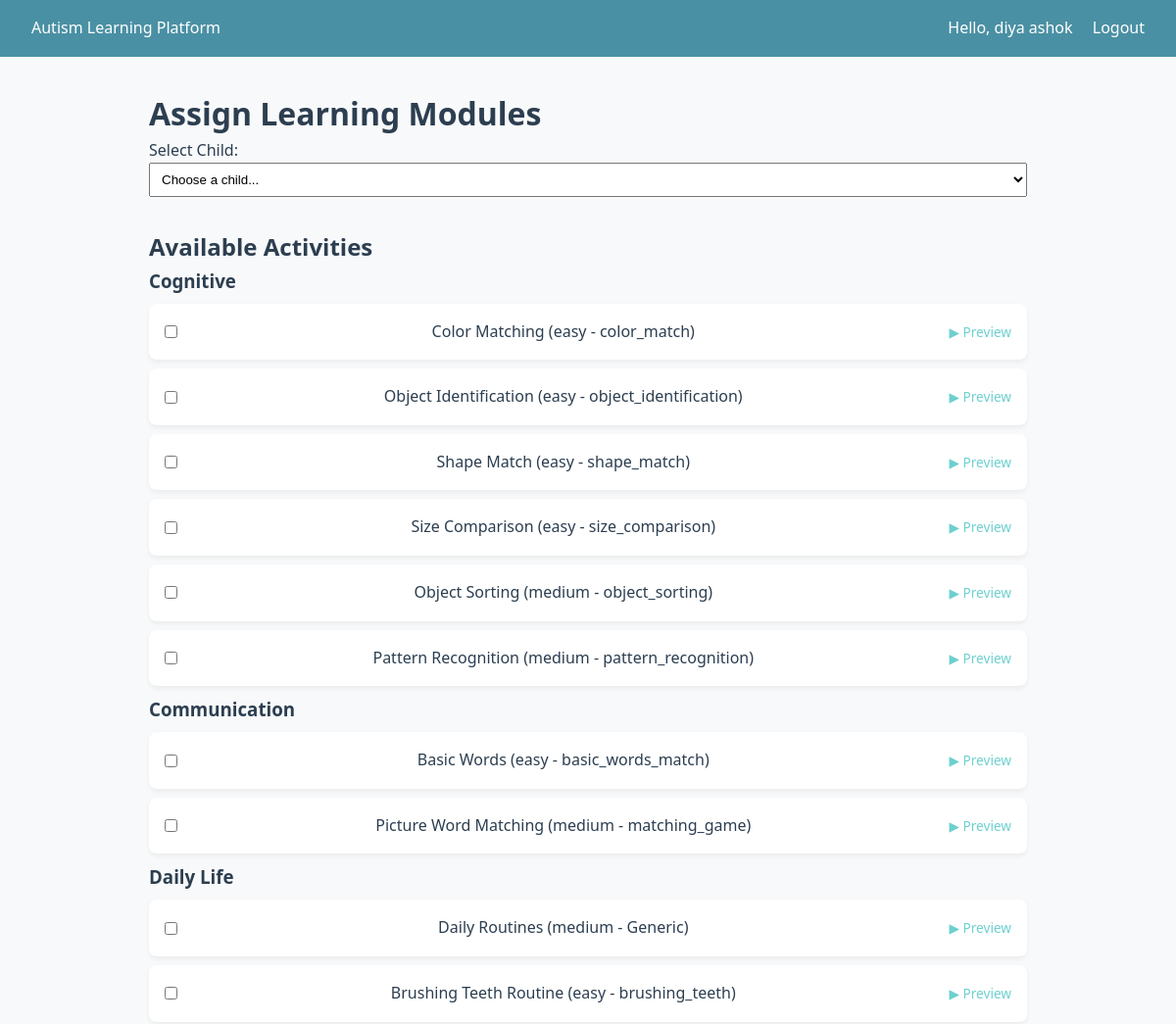
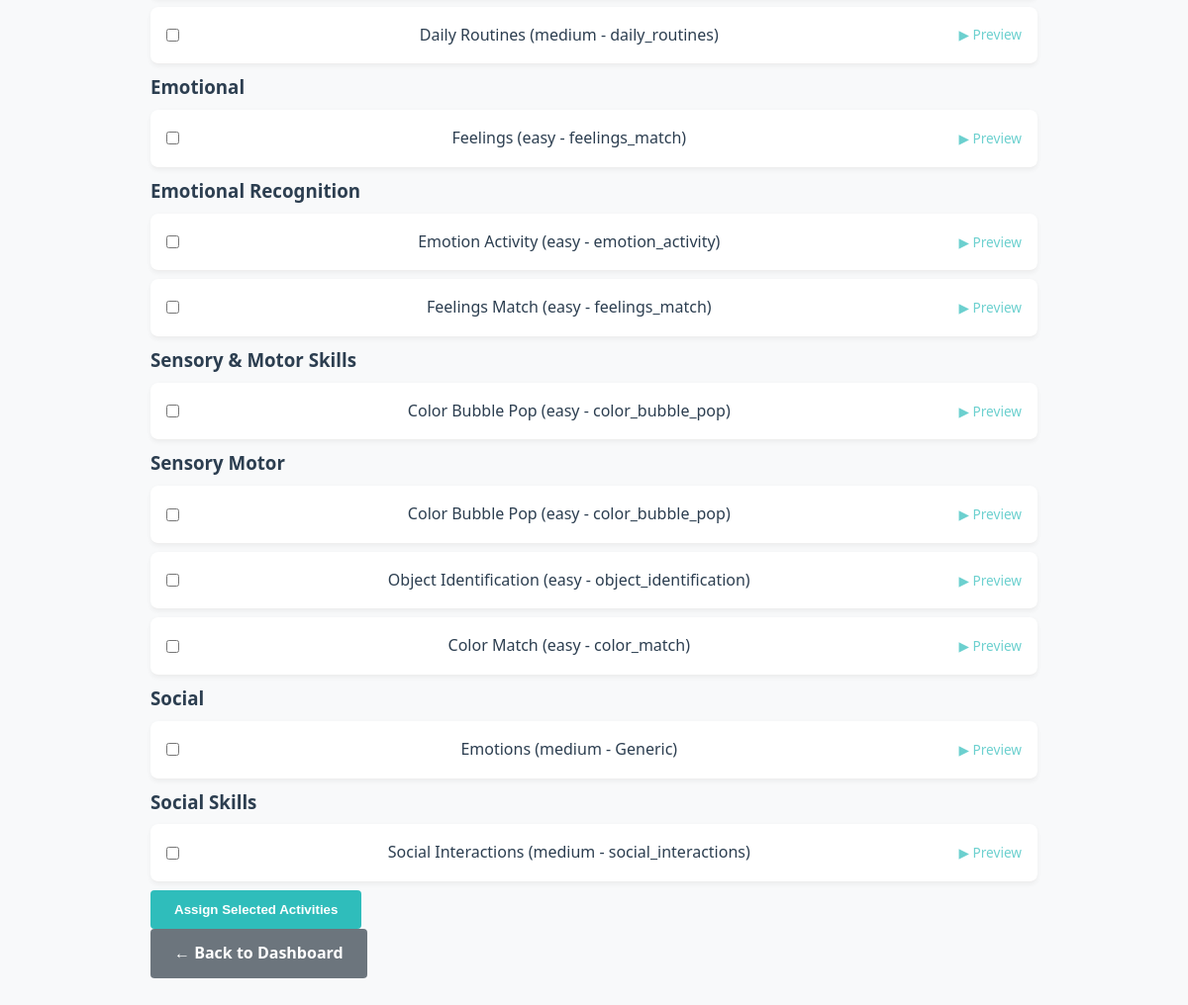
The app's page /children/assign-modules/ (signed in) with its own data (2 pictures, top to bottom).
### accounts/models.py (models this page shows, shortened)
class User(AbstractUser):
    class Role(models.TextChoices):
        ADMIN = "admin", "Administrator"
        PARENT = "parent", "Parent/Guardian"
        CHILD = "child", "Child (Learner)"
    role = models.CharField(max_length=10, choices=Role.choices, default=Role.PARENT)
    phone = models.CharField(max_length=20, blank=True)
    created_at = models.DateTimeField(auto_now_add=True)
    updated_at = models.DateTimeField(auto_now=True)

### learning/models.py (models this page shows, shortened)
class LearningModule(models.Model):
    class SkillCategory(models.TextChoices):
        COMMUNICATION = "communication", "Communication"
        SOCIAL = "social", "Social Skills"
        COGNITIVE = "cognitive", "Cognitive"
        DAILY = "daily", "Daily Life Skills"
        EMOTIONAL = "emotional", "Emotional Recognition"
    name = models.CharField(max_length=200)
    description = models.TextField(blank=True)
    category = models.CharField(
        max_length=20,
        choices=SkillCategory.choices,
        default=SkillCategory.COGNITIVE,
    )
    icon = models.ImageField(upload_to="module_icons/", blank=True, null=True)
    order = models.PositiveIntegerField(default=0)
    is_active = models.BooleanField(default=True)
    created_at = models.DateTimeField(auto_now_add=True)
    updated_at = models.DateTimeField(auto_now=True)
    class Meta:
        ordering = ["order", "name"]

class LearningActivity(models.Model):
    class Difficulty(models.TextChoices):
        EASY = "easy", "Easy"
        MEDIUM = "medium", "Medium"
        HARD = "hard", "Hard"
    module = models.ForeignKey(
        LearningModule,
        on_delete=models.CASCADE,
        related_name="activities",
    )
    title = models.CharField(max_length=200)
    description = models.TextField(blank=True)
    difficulty = models.CharField(
        max_length=10,
        choices=Difficulty.choices,
        default=Difficulty.EASY,
    )
    image = models.ImageField(upload_to="activity_images/", blank=True, null=True)
    audio_guide = models.FileField(
        upload_to="activity_audio/",
        blank=True,
        null=True,
        help_text="Audio guidance for the activity",
    )
    video_url = models.URLField(blank=True, null=True)
    template_name = models.CharField(
        max_length=100,
        blank=True,
        help_text="Template to render (e.g. color_match, object_identification)",
    )
    order = models.PositiveIntegerField(default=0)
    reward_points = models.PositiveIntegerField(default=10)
    is_active = models.BooleanField(default=True)
    created_at = models.DateTimeField(auto_now_add=True)
    updated_at = models.DateTimeField(auto_now=True)
    class Meta:
        ordering = ["module", "order", "title"]
        verbose_name_plural = "Learning activities"

### children/views.py (the view, shortened to what this page needs)
# urls.py: path("assign-modules/", views.assign_modules, name="assign_modules"),
@parent_required
def assign_modules(request):
    children = ChildProfile.objects.filter(parent=request.user).order_by('first_name')
    activities = LearningActivity.objects.filter(is_active=True).select_related('module').order_by('module__name', 'module__order', 'order')
    context = {
        'children': children,
        'activities': activities
    }
    return render(request, 'children/assign_modules.html', context)

### children/models.py (called while the page is built)
    def get_full_name(self):
        return f"{self.first_name} {self.last_name}"

    def get_age(self):
        if not self.date_of_birth:
            return None
        from django.utils import timezone
        today = timezone.now().date()
        years = today.year - self.date_of_birth.year
        if (today.month, today.day) < (self.date_of_birth.month, self.date_of_birth.day):
            years -= 1
        return years

### templates/children/assign_modules.html (shortened to what this page needs)
{% extends "base.html" %}
{% block content %}
<h1>Assign Learning Modules</h1>
<form method="post">
    <div class="form-group">
        <label for="child_id">Select Child:</label>
        <select name="child_id" id="child_id" class="form-control" required>
            <option value="">Choose a child...</option>
        </select>
    </div>
    <h2>Available Activities</h2>
    {% if activities %}
        {% regroup activities by module.name|default:"Uncategorized" as module_list %}
        {% for module_group in module_list %}
            <h3>{{ module_group.grouper }}</h3>
            <ul class="module-activities">
                {% for activity in module_group.list %}
                    <li>
                        <label>
                            <input type="checkbox" name="activities" value="{{ activity.pk }}">
                            {{ activity.title }} ({{ activity.difficulty }} - {{ activity.template_name|default:"Generic" }})
                            <small><a href="/learning/activity/{{ activity.pk }}/" target="_blank">▶ Preview</a></small>
                        </label>
                    </li>
                {% empty %}
                    <li>No activities in this module</li>
                {% endfor %}
            </ul>
        {% endfor %}
    {% else %}
        <p>No activities available. <a href="{% url 'admin:learning_learningactivity_add' %}">Add activities in admin</a>.</p>
    {% endif %}
    <button type="submit" class="btn btn-primary">Assign Selected Activities</button>
</form>
<a href="{% url 'children:parent_dashboard' %}" class="btn btn-secondary">← Back to Dashboard</a>
{% endblock %}

### templates/base.html (shortened to what this page needs)
<!DOCTYPE html>
<html lang="en">
<head>
</head>
<body>
    <header class="header">
        <a href="{% url 'accounts:home' %}">Autism Learning Platform</a>
        <nav class="nav">
            {% if user.is_authenticated %}
                <span>Hello, {{ user.get_full_name|default:user.username }}</span>
                <a href="{% url 'accounts:logout' %}">Logout</a>
            {% else %}
                <a href="{% url 'accounts:login' %}">Login</a>
                <a href="{% url 'accounts:register' %}">Register</a>
            {% endif %}
        </nav>
    </header>
    <main class="container">
        {% block content %}{% endblock %}
    </main>
</body>
</html>

### templates/base.html (style rules this page uses)
:root { --primary: #4a90a4; --accent: #f5a623; --bg: #f8f9fa; --text: #2c3e50; }
* { box-sizing: border-box; margin: 0; padding: 0; }
body { font-family: 'Segoe UI', Tahoma, sans-serif; background: var(--bg); color: var(--text); line-height: 1.6; }
.header { background: var(--primary); color: white; padding: 1rem 2rem; display: flex; justify-content: space-between; align-items: center; }
.header a { color: white; text-decoration: none; }
.nav a { margin-left: 1rem; }
.container { max-width: 960px; margin: 0 auto; padding: 2rem; }
.btn { display: inline-block; padding: 0.5rem 1rem; background: var(--primary); color: white; border-radius: 6px; text-decoration: none; border: none; cursor: pointer; }
ul { list-style: none; }
ul li { margin: 0.5rem 0; }
ul li a { color: var(--primary); text-decoration: none; }

### templates/children/assign_modules.html (style rules this page uses)
.form-group { margin-bottom: 2rem; }
.form-control { width: 100%; padding: 0.5rem; }
.module-activities { list-style: none; padding: 0; }
.module-activities li { padding: 1rem; border-bottom: 1px solid #eee; background: white; margin: 0.5rem 0; border-radius: 8px; box-shadow: 0 2px 5px rgba(0,0,0,0.05); }
.module-activities label { cursor: pointer; display: flex; justify-content: space-between; align-items: center; }
.module-activities small { opacity: 0.7; font-size: 0.85rem; }
.module-activities small a { color: #2fbdbb; text-decoration: none; }
.btn { padding: 0.75rem 1.5rem; border-radius: 0.25rem; text-decoration: none; display: inline-block; border: none; cursor: pointer; font-weight: 600; }
.btn-primary { background: #2fbdbb; color: white; }
.btn-secondary { background: #6c757d; color: white; }

### records on screen
User: get_full_name "diya ashok"
LearningModule: grouper "Cognitive"
LearningActivity: title "Color Matching", difficulty "easy", template_name "color_match"
LearningActivity: title "Object Identification", difficulty "easy", template_name "object_identification"
LearningActivity: title "Shape Match", difficulty "easy", template_name "shape_match"
LearningActivity: title "Size Comparison", difficulty "easy", template_name "size_comparison"
LearningActivity: title "Object Sorting", difficulty "medium", template_name "object_sorting"
LearningActivity: title "Pattern Recognition", difficulty "medium", template_name "pattern_recognition"
LearningModule: grouper "Communication"
LearningActivity: title "Basic Words", difficulty "easy", template_name "basic_words_match"
LearningActivity: title "Picture Word Matching", difficulty "medium", template_name "matching_game"
LearningModule: grouper "Daily Life"
LearningActivity: title "Daily Routines", difficulty "medium", template_name "Generic"
LearningActivity: title "Brushing Teeth Routine", difficulty "easy", template_name "brushing_teeth"
LearningActivity: title "Daily Routines", difficulty "medium", template_name "daily_routines"
LearningModule: grouper "Emotional"
LearningActivity: title "Feelings", difficulty "easy", template_name "feelings_match"
LearningModule: grouper "Emotional Recognition"
LearningActivity: title "Emotion Activity", difficulty "easy", template_name "emotion_activity"
LearningActivity: title "Feelings Match", difficulty "easy", template_name "feelings_match"
LearningModule: grouper "Sensory & Motor Skills"
LearningActivity: title "Color Bubble Pop", difficulty "easy", template_name "color_bubble_pop"
LearningModule: grouper "Sensory Motor"
LearningActivity: title "Color Bubble Pop", difficulty "easy", template_name "color_bubble_pop"
LearningActivity: title "Object Identification", difficulty "easy", template_name "object_identification"
LearningActivity: title "Color Match", difficulty "easy", template_name "color_match"
LearningModule: grouper "Social"
LearningActivity: title "Emotions", difficulty "medium", template_name "Generic"
LearningModule: grouper "Social Skills"
LearningActivity: title "Social Interactions", difficulty "medium", template_name "social_interactions"
